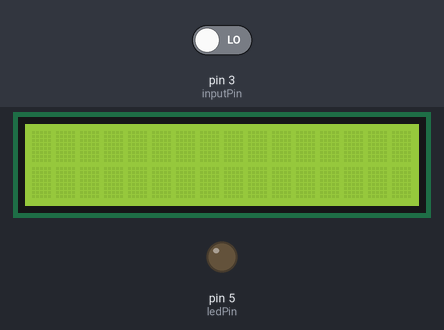
This sketch was run on a simulated Arduino Uno, built with avr-gcc and run on an emulated ATmega328P. Shown: 16×2 character LCD, output pins drawn as LEDs (lit = HIGH). The test bench sets the inputs (shaded band); at power-on: pin 3 (inputPin) LOW.

Above: at 1.2 s.
1.3 s: pin 3 (inputPin) driven HIGH
At 2.1 s:
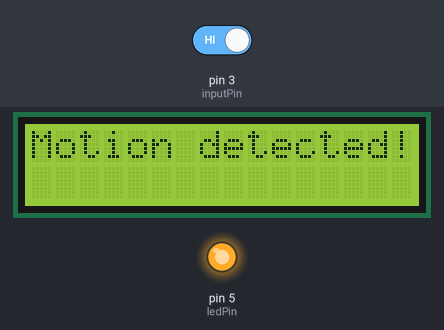
2.8 s: pin 3 (inputPin) driven LOW
At 3.1 s:
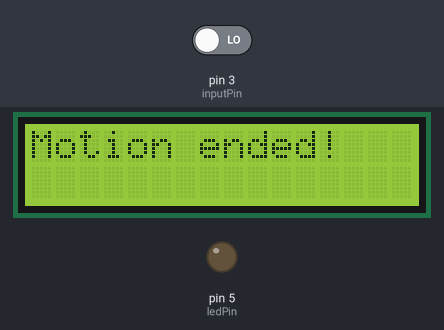
Timing chart, 0 to 5.8 s (numbered marks = the images above; inputs shaded):
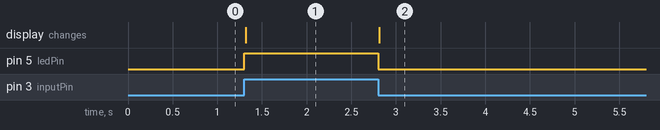

The sketch:

PIR.ino
```cpp
#include <LiquidCrystal_I2C.h>

int ledPin = 5;
int inputPin = 3;
int pirState = LOW;
int val = 0;

LiquidCrystal_I2C lcd(0x27, 16, 2);


void setup() {
  pinMode(ledPin, OUTPUT);
  pinMode(inputPin, INPUT);
  lcd.init();
  lcd.backlight();
}

void loop() {
  val = digitalRead(inputPin);

  if (val == HIGH) {
    digitalWrite(ledPin, HIGH);
    if (pirState == LOW) {
      lcd.clear();
      lcd.print("Motion detected!");
      pirState = HIGH;
    }
  }

  else {
    digitalWrite(ledPin, LOW);
    if (pirState == HIGH) {
      lcd.clear();
      lcd.print("Motion ended!");
      pirState = LOW;
    }
  }
}
```

Measured:
- after the input at 1.3 s, pin 5 (ledPin): LOW → HIGH at once; the display: changes at once (image 1)
- after the input at 2.8 s, pin 5 (ledPin): HIGH → LOW at once; the display: changes at once (image 2)
